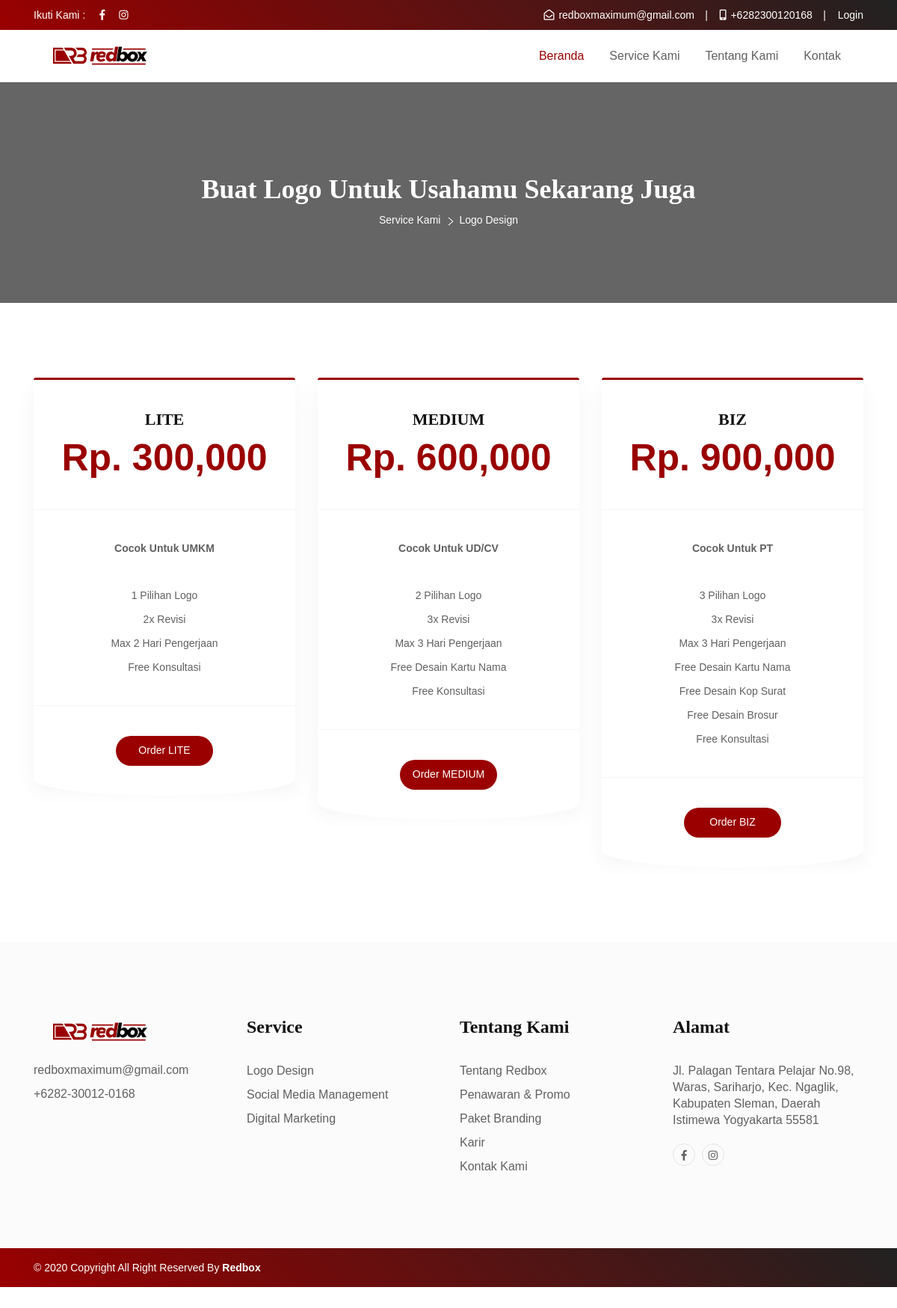
The page /service/view/7 on the database its author committed.
### tables this page shows
CREATE TABLE `kategori` (
  `id_kategori` int(11) NOT NULL,
  `nama_kategori` varchar(40) NOT NULL
);

CREATE TABLE `paket` (
  `id_paket` int(11) NOT NULL,
  `nama_paket` varchar(50) NOT NULL,
  `harga_paket` int(11) NOT NULL,
  `keterangan` text NOT NULL,
  `id_kategori` int(11) NOT NULL
);

### application/controllers/Service.php (called while the page is built, shortened)
<?php
class Service extends CI_Controller
{
	public function __construct()
	{
		$this->load->model('Paket_model', 'paket');
	}
	public function view($id_kategori)
	{
		$data['kategori'] = $this->db->get_where('kategori', ['id_kategori' => $id_kategori])->row();
		$data['paket'] = $this->db->select('paket.*, kategori.nama_kategori')
			->from('paket')
			->join('kategori', 'kategori.id_kategori = paket.id_kategori')->where('paket.id_kategori', $id_kategori)->get()->result();
		$this->load->view('frontend/service', $data);
	}
}

### index.php (called while the page is built, shortened)
<?php
require_once BASEPATH.'core/CodeIgniter.php';

### application/views/frontend/service.php (the view, shortened to what this page needs)
<!DOCTYPE html>
<html lang="en">
<head>
	<link rel="stylesheet" type="text/css" href="<?= base_url('frontend') ?>/css/bootstrap.min.css">
	<link rel="stylesheet" type="text/css" href="<?= base_url('frontend') ?>/css/fontawesome.min.css">
	<link rel="stylesheet" type="text/css" href="<?= base_url('frontend') ?>/css/font.css">
	<link rel="stylesheet" type="text/css" href="<?= base_url('frontend') ?>/css/swiper.min.css">
	<link rel="stylesheet" type="text/css" href="<?= base_url('frontend') ?>/css/style.css">
</head>
<body>
	<div class="me-main-wraper">
		<div class="me-header-fix">
			<?php
			include "partials/header.php"
			?>
		</div>
	</div>
	<br>
	<br>
	<br>
	<br>
	<div class="me-breadcrumb">
		<div class="container">
			<div class="row">
				<div class="col-12">
					<div class="me-breadcrumb-box">
						<br>
						<br>
						<h1>Buat Logo Untuk Usahamu Sekarang Juga</h1>
						<p><a href="index.html">Service Kami</a><?= $kategori->nama_kategori ?></p>
					</div>
				</div>
			</div>
		</div>
	</div>
	<div class="me-investment-single me-padder-top">
		<div class="container">
			<div class="row">
				<?php foreach ($paket as $row) : ?>
					<div class="col-lg-4 col-md-6">
						<div class="me-plans-box">
							<div class="me-plan-header">
								<h1 class="me-plan-title"><?= $row->nama_paket ?></h1>
								<div class="me-plan-price"><?= 'Rp. ' . number_format($row->harga_paket) ?></div>
							</div>
							<div class="me-plan-body">
								<?= $row->keterangan ?>
							</div>
							<div class="me-plan-footer">
								<a href="<?= site_url('order/cart?id_paket=' . $row->id_paket) ?>" class="me-btn">Order <?= $row->nama_paket ?></a>
							</div>
						</div>
					</div>
				<?php endforeach; ?>
			</div>
		</div>
	</div>
	<?php
	include "partials/footer.php"
	?>
</body>
</html>

### application/views/frontend/partials/header.php (shortened to what this page needs)
<div class="me-top-header">
	<div class="container">
		<div class="me-top-head">
			<div class="me-top-header-left">
				<ul>
					<li>Ikuti Kami :</li>
					<li><a href="javascript:;"><i class="fab fa-facebook-f"></i></a></li>
					<li><a href="javascript:;"><i class="fab fa-instagram"></i></a></li>
				</ul>
			</div>
			<div class="me-top-header-right">
				<ul>
					<li>
						<i class="far fa-envelope-open"></i> redboxmaximum@gmail.com
					</li>
					<li>
						<i class="fas fa-mobile-alt"></i> +6282300120168
					</li>
					<?php if (!$this->session->userdata('is_member')) : ?>
						<li>
							<a href="javascript:;" data-toggle="modal" data-target="#meLogin">Login</a>
						</li>
					<?php endif; ?>
				</ul>
			</div>
		</div>
	</div>
</div>
<div class="me-main-header">
	<div class="container">
		<div class="row">
			<div class="col-sm-3 col-7">
				<div class="me-logo">
					<a href="<?= site_url('home') ?>"><img src="<?= base_url('frontend') ?>/images/logo.svg" alt="logo" class="img-fluid" /></a>
				</div>
			</div>
			<div class="col-sm-9 col-5">
				<div class="me-menu">
					<ul>
						<li class="me-menu-children"><a href="<?= site_url('home') ?>" class="me-active-menu">Beranda</a></li>
						<li class="me-menu-children"><a href="javascript:;">Service Kami</a>
						</li>
						<li><a href="<?= site_url('about') ?>">Tentang Kami</a></li>
						<li><a href="<?= site_url('contact') ?>">Kontak</a></li>
					</ul>
				</div>
			</div>
		</div>
	</div>
</div>

### application/views/frontend/partials/footer.php (shortened to what this page needs)
<div class="me-footer">
	<div class="container">
		<div class="row">
			<div class="col-lg-3 col-md-6 col-sm-6">
				<div class="me-footer-block">
					<div class="me-logo">
						<a href="index-three.html"><img src="<?= base_url('frontend') ?>/images/logo.svg" alt="logo" class="img-fluid" /></a>
					</div>
					<ul>
						<li class="me-footer-emial">redboxmaximum@gmail.com</li>
						<li>+6282-30012-0168</li>
					</ul>
				</div>
			</div>
			<div class="col-lg-3 col-md-6 col-sm-6">
				<div class="me-footer-block">
					<h4>Service</h4>
					<ul>
						<li><a href="javascript:;">Logo Design</a></li>
						<li><a href="javascript:;">Social Media Management</a></li>
						<li><a href="javascript:;">Digital Marketing</a></li>
					</ul>
				</div>
			</div>
			<div class="col-lg-3 col-md-6 col-sm-6">
				<div class="me-footer-block">
					<h4>Tentang Kami</h4>
					<ul>
						<li><a href="javascript:;">Tentang Redbox</a></li>
						<li><a href="javascript:;">Penawaran & Promo</a></li>
						<li><a href="javascript:;">Paket Branding</a></li>
						<li><a href="javascript:;">Karir</a></li>
						<li><a href="javascript:;">Kontak Kami</a></li>
					</ul>
				</div>
			</div>
			<div class="col-lg-3 col-md-6 col-sm-6">
				<div class="me-footer-block">
					<h4>Alamat</h4>
					<ul>
						<li>Jl. Palagan Tentara Pelajar No.98, Waras, Sariharjo, Kec. Ngaglik, Kabupaten Sleman, Daerah Istimewa Yogyakarta 55581</li>
					</ul>
					<ul class="me-footer-share">
						<li><a href="javascript:;"><i class="fab fa-facebook-f"></i></a></li>
						<li><a href="javascript:;"><i class="fab fa-instagram"></i></a></li>
					</ul>
				</div>
			</div>
		</div>
	</div>
</div>
<div class="me-footer-copyright">
	<div class="container">
		<div class="row">
			<div class="col-lg-6">
				<div class="me-copyright-block">
					<p>&copy; 2020 copyright all right reserved by <a href="javascript:;">Redbox</a></p>
				</div>
			</div>
			<div class="col-lg-6">
			</div>
		</div>
	</div>
</div>

### rows shown on the page
kategori: nama_kategori "Logo Design"
paket: nama_paket "LITE", harga_paket "300,000", keterangan "Cocok Untuk UMKM 1 Pilihan Logo 2x Revisi Max 2 Hari Pengerjaan Free Konsultasi"
paket: nama_paket "MEDIUM", harga_paket "600,000", keterangan "Cocok Untuk UD/CV 2 Pilihan Logo 3x Revisi Max 3 Hari Pengerjaan Free Desain Kartu Nama Free Konsultasi"
paket: nama_paket "BIZ", harga_paket "900,000", keterangan "Cocok Untuk PT 3 Pilihan Logo 3x Revisi Max 3 Hari Pengerjaan Free Desain Kartu Nama Free Desain Kop Surat Free Desain Brosur Free Konsultasi"
